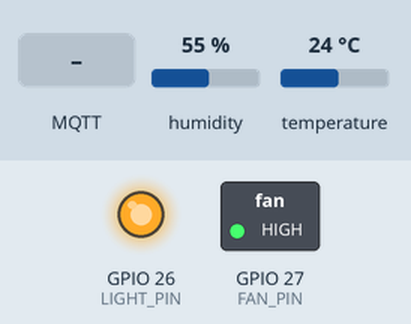
Simulated run of this sketch. Board: ESP32. Parts: switched loads named in the sketch (green lamp = pin HIGH), output pins drawn as LEDs (lit = HIGH). The inputs (shaded band) are chosen by the test bench; at power-on: humidity 55 %, temperature 24 °C. WiFi joins after 1.5 s; servers stay silent unless stated; no MQTT or app messages arrive unless stated; not simulated (calls return 0 or success): secrets.h; names the files do not define were given values by the test bench: MQTT_PORT = 1883.

Above: at 2.3 s.
2.4 s: MQTT message "ON" arrives on the first subscribed topic
At 2.8 s:
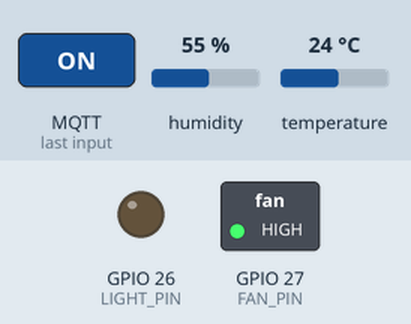
3.9 s: MQTT message "ON" arrives on the second subscribed topic
At 5.1 s:
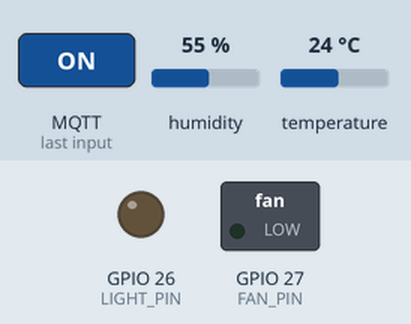
5.4 s: MQTT message "off" arrives on the first subscribed topic
At 6.3 s:
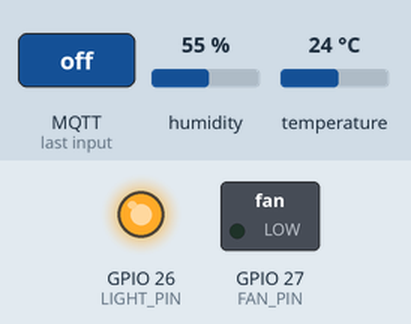
6.9 s: MQTT message "on" arrives on the first subscribed topic
At 7.4 s:
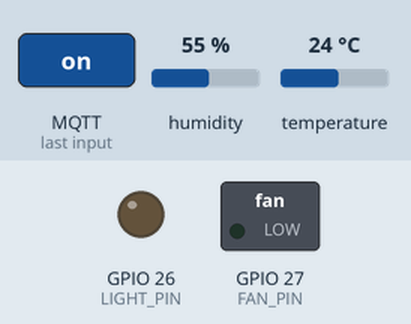
8.4 s: MQTT message "off" arrives on the second subscribed topic
At 9.7 s:
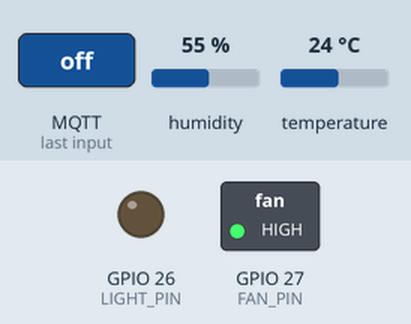
Timing chart, 0 to 10.9 s (numbered marks = the images above; inputs shaded):
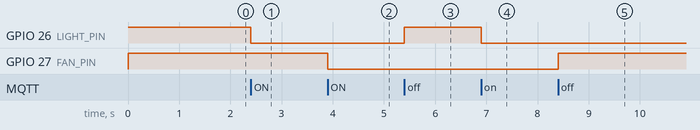

The sketch:

esp32_node.ino
```cpp
/*
 * Living-room node (ESP32): DHT22 sensor + two relays (light, fan) over MQTT.
 *
 * Libraries (Arduino Library Manager): PubSubClient, "DHT sensor library" + Adafruit Unified Sensor.
 * Board: "ESP32 Dev Module". Copy secrets.h.example to secrets.h first.
 *
 * Topics published : home/livingroom/{temperature,humidity,light,fan}/state, home/devices/esp32-living/status
 * Topics subscribed: home/livingroom/{light,fan}/set   (payload ON | OFF)
 */
#include <WiFi.h>
#include <PubSubClient.h>
#include <DHT.h>
#include "secrets.h"

#define DHT_PIN   4
#define DHT_TYPE  DHT22
#define LIGHT_PIN 26
#define FAN_PIN   27
const bool RELAY_ACTIVE_LOW = true;          // most relay boards switch on a LOW signal
const unsigned long PUBLISH_MS = 10000;

const char* DEVICE_ID = "esp32-living";
const char* T_STATUS      = "home/devices/esp32-living/status";
const char* T_TEMP        = "home/livingroom/temperature/state";
const char* T_HUM         = "home/livingroom/humidity/state";
const char* T_LIGHT_STATE = "home/livingroom/light/state";
const char* T_LIGHT_SET   = "home/livingroom/light/set";
const char* T_FAN_STATE   = "home/livingroom/fan/state";
const char* T_FAN_SET     = "home/livingroom/fan/set";

WiFiClient net;
PubSubClient mqtt(net);
DHT dht(DHT_PIN, DHT_TYPE);
bool lightOn = false, fanOn = false;
unsigned long lastPublish = 0;

void setRelay(uint8_t pin, bool on) {
  digitalWrite(pin, (on != RELAY_ACTIVE_LOW) ? HIGH : LOW);
}

void publishRelays() {
  mqtt.publish(T_LIGHT_STATE, lightOn ? "ON" : "OFF", true);
  mqtt.publish(T_FAN_STATE, fanOn ? "ON" : "OFF", true);
}

void onMessage(char* topic, byte* payload, unsigned int len) {
  String p;
  for (unsigned int i = 0; i < len; i++) p += (char)payload[i];
  p.trim();
  p.toUpperCase();
  if (p != "ON" && p != "OFF") return;           // ignore anything unexpected
  bool on = (p == "ON");

  if (strcmp(topic, T_LIGHT_SET) == 0) { lightOn = on; setRelay(LIGHT_PIN, on); }
  else if (strcmp(topic, T_FAN_SET) == 0) { fanOn = on; setRelay(FAN_PIN, on); }
  publishRelays();                                // acknowledge with the new state
}

void connectWifi() {
  WiFi.mode(WIFI_STA);
  WiFi.begin(WIFI_SSID, WIFI_PASS);
  while (WiFi.status() != WL_CONNECTED) delay(500);
}

void connectMqtt() {
  while (!mqtt.connected()) {
    // Last Will: the broker publishes "offline" if this node vanishes.
    if (mqtt.connect(DEVICE_ID, MQTT_USER, MQTT_PASS, T_STATUS, 1, true, "offline")) {
      mqtt.publish(T_STATUS, "online", true);
      mqtt.subscribe(T_LIGHT_SET, 1);
      mqtt.subscribe(T_FAN_SET, 1);
      publishRelays();
    } else {
      delay(3000);
    }
  }
}

void setup() {
  pinMode(LIGHT_PIN, OUTPUT);
  pinMode(FAN_PIN, OUTPUT);
  setRelay(LIGHT_PIN, false);                     // safe state before networking starts
  setRelay(FAN_PIN, false);
  dht.begin();
  mqtt.setServer(MQTT_HOST, MQTT_PORT);
  mqtt.setCallback(onMessage);
}

void loop() {
  if (WiFi.status() != WL_CONNECTED) connectWifi();
  if (!mqtt.connected()) connectMqtt();
  mqtt.loop();

  if (millis() - lastPublish >= PUBLISH_MS) {
    lastPublish = millis();
    float t = dht.readTemperature(), h = dht.readHumidity();
    if (!isnan(t)) mqtt.publish(T_TEMP, String(t, 1).c_str());
    if (!isnan(h)) mqtt.publish(T_HUM, String(h, 0).c_str());
  }
}
```

Measured:
- after the input at 2.4 s, GPIO 26 (LIGHT_PIN): HIGH → LOW at once
- after the input at 3.9 s, GPIO 27 (FAN_PIN): HIGH → LOW at once
- after the input at 5.4 s, GPIO 26 (LIGHT_PIN): LOW → HIGH at once
- after the input at 6.9 s, GPIO 26 (LIGHT_PIN): HIGH → LOW at once
- after the input at 8.4 s, GPIO 27 (FAN_PIN): LOW → HIGH at once
